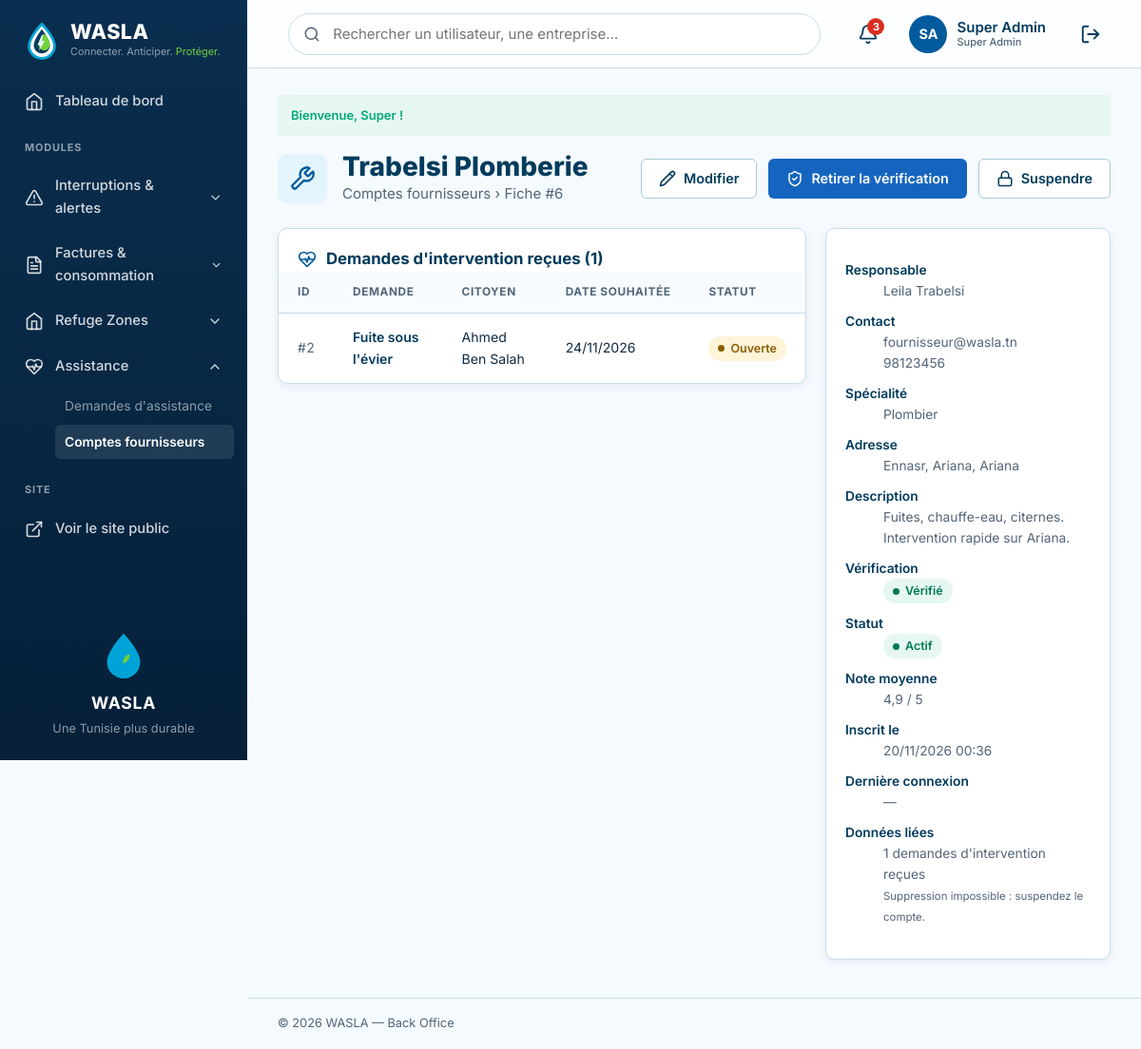
The app's page /index.php?action=admin-fournisseur-voir&id=6 (signed in) with its own data.
### tables this page shows
CREATE TABLE IF NOT EXISTS utilisateur (
    id_utilisateur     INT          NOT NULL AUTO_INCREMENT,
    nom                VARCHAR(50)  NOT NULL,
    prenom             VARCHAR(50)  NOT NULL,
    email              VARCHAR(150) NOT NULL,
    telephone          VARCHAR(20)  NULL,
    mot_de_passe       VARCHAR(255) NOT NULL,
    role               ENUM('citoyen','admin','steg','sonede','entreprise','fournisseur')
                                    NOT NULL DEFAULT 'citoyen',
    statut_compte      ENUM('actif','suspendu') NOT NULL DEFAULT 'actif',
    id_zone            INT          NULL,
    adresse            VARCHAR(255) NULL,
     
    nom_organisation   VARCHAR(100) NULL,                  
    matricule_fiscal   VARCHAR(20)  NULL,                  
    secteur_activite   VARCHAR(60)  NULL,                  
    specialite         ENUM('electricien','plombier','maintenance','solaire','hydraulique') NULL,   
    description        TEXT         NULL,
    compte_verifie     TINYINT(1)   NOT NULL DEFAULT 0,    
    note_moyenne       DECIMAL(2,1) NULL,                  
    date_inscription   DATETIME     NOT NULL DEFAULT CURRENT_TIMESTAMP,
    derniere_connexion DATETIME     NULL,
    PRIMARY KEY (id_utilisateur),
    UNIQUE KEY uq_utilisateur_email (email),
    UNIQUE KEY uq_utilisateur_matricule (matricule_fiscal),
    KEY idx_utilisateur_role (role),
    KEY idx_utilisateur_specialite_zone (specialite, id_zone),
    CONSTRAINT chk_utilisateur_note CHECK (note_moyenne IS NULL OR (note_moyenne >= 0 AND note_moyenne <= 5)),
    CONSTRAINT fk_utilisateur_zone FOREIGN KEY (id_zone)
        REFERENCES zone (id_zone) ON DELETE SET NULL ON UPDATE CASCADE
);

CREATE TABLE IF NOT EXISTS demande_assistance (
    id_demande     INT          NOT NULL AUTO_INCREMENT,
    id_utilisateur INT          NOT NULL,
    sens           ENUM('demande','offre') NOT NULL DEFAULT 'demande',
    categorie      ENUM('eau','recharge','electricite','generateur','hebergement','transport','aines','autre','sante') NOT NULL,  
    titre          VARCHAR(120) NOT NULL,
    description    TEXT         NOT NULL,
    id_zone        INT          NOT NULL,
    quartier       VARCHAR(100) NULL,
    urgence        ENUM('faible','moyenne','haute') NOT NULL DEFAULT 'moyenne',
    id_fournisseur INT          NULL,                      
    date_souhaitee DATE         NULL,
    creneau        ENUM('matin','apres_midi','soir') NULL,
    telephone      VARCHAR(20)  NULL,
    statut         ENUM('ouverte','prise_en_charge','resolue','annulee') NOT NULL DEFAULT 'ouverte',
    date_creation  DATETIME     NOT NULL DEFAULT CURRENT_TIMESTAMP,
    PRIMARY KEY (id_demande),
    KEY idx_demande_zone_statut (id_zone, statut),
    CONSTRAINT fk_demande_utilisateur FOREIGN KEY (id_utilisateur)
        REFERENCES utilisateur (id_utilisateur) ON DELETE CASCADE ON UPDATE CASCADE,
    CONSTRAINT fk_demande_zone FOREIGN KEY (id_zone)
        REFERENCES zone (id_zone) ON DELETE RESTRICT ON UPDATE CASCADE,
    CONSTRAINT fk_demande_fournisseur FOREIGN KEY (id_fournisseur)
        REFERENCES utilisateur (id_utilisateur) ON DELETE SET NULL ON UPDATE CASCADE
);

CREATE TABLE IF NOT EXISTS zone (
    id_zone        INT          NOT NULL AUTO_INCREMENT,
    nom_zone       VARCHAR(100) NOT NULL,
    type_zone      ENUM('gouvernorat','delegation') NOT NULL DEFAULT 'gouvernorat',
    id_zone_parent INT          NULL,
    PRIMARY KEY (id_zone),
    UNIQUE KEY uq_zone_nom_parent (nom_zone, id_zone_parent),
    CONSTRAINT fk_zone_parent FOREIGN KEY (id_zone_parent)
        REFERENCES zone (id_zone) ON DELETE SET NULL ON UPDATE CASCADE
);

### views/backoffice/pages/fournisseurs/voir.php (the view, shortened to what the rows shown need)
<?php
$id = $fournisseur->getIdUtilisateur();
$statutBadge = ['ouverte' => 'warn', 'prise_en_charge' => 'info', 'resolue' => 'ok', 'annulee' => 'muted'];
?>
        <div class="admin-page-head">
          <div class="admin-page-head__title">
            <div>
              <h1><?= e($fournisseur->getNomOrganisation() ?? 'Fournisseur') ?></h1>
              <p><a href="<?= url('admin-fournisseurs') ?>">Comptes fournisseurs</a> › Fiche #<?= $id ?></p>
            </div>
          </div>
        </div>
        <div class="admin-form-layout">
          <section class="admin-card">
            <div class="admin-card__head">
              <h2 class="admin-card__title"><span data-icon="heart-pulse"></span> Demandes d'intervention reçues (<?= count($demandesRecues) ?>)</h2>
            </div>
            <div class="admin-table-wrap">
              <table class="admin-table">
                <thead><tr><th>ID</th><th>Demande</th><th>Citoyen</th><th>Date souhaitée</th><th>Statut</th></tr></thead>
                <tbody>
<?php foreach ($demandesRecues as $d): ?>
                  <tr>
                    <td class="admin-table__id">#<?= $d->getIdDemande() ?></td>
                    <td><a class="admin-table__main" href="<?= url('admin-demande', ['id' => $d->getIdDemande()]) ?>"><?= e($d->getTitre()) ?></a></td>
                    <td><?= e($d->getAuteurPrenom() . ' ' . $d->getAuteurNom()) ?></td>
                    <td><?= e(dateFr($d->getDateSouhaitee())) ?></td>
                    <td><span class="admin-badge admin-badge--<?= $statutBadge[$d->getStatut()] ?>"><?= e(DemandeAssistanceModel::STATUTS[$d->getStatut()]) ?></span></td>
                  </tr>
<?php endforeach; ?>
                </tbody>
              </table>
            </div>
          </section>
          <aside class="admin-card">
            <div class="admin-card__body admin-aside-note">
              <dl>
                <div><dt>Responsable</dt><dd><?= e($fournisseur->getPrenom() . ' ' . $fournisseur->getNom()) ?></dd></div>
                <div><dt>Contact</dt><dd><?= e($fournisseur->getEmail()) ?><br><?= e($fournisseur->getTelephone() ?? '—') ?></dd></div>
                <div><dt>Spécialité</dt><dd><?= e(specialiteLabel($fournisseur->getSpecialite())) ?></dd></div>
                <div><dt>Adresse</dt><dd><?= e(($fournisseur->getAdresse() ? $fournisseur->getAdresse() . ', ' : '') . ($fournisseur->getNomZone() ?? '—')) ?></dd></div>
<?php if ($fournisseur->getDescription()): ?>
                <div><dt>Description</dt><dd><?= e($fournisseur->getDescription()) ?></dd></div>
<?php endif; ?>
                <div><dt>Note moyenne</dt><dd><?= $fournisseur->getNoteMoyenne() !== null ? e(number_format($fournisseur->getNoteMoyenne(), 1, ',', '')) . ' / 5' : '—' ?></dd></div>
                <div><dt>Inscrit le</dt><dd><?= e(dateFr($fournisseur->getDateInscription(), true)) ?></dd></div>
                <div><dt>Dernière connexion</dt><dd><?= e(dateFr($fournisseur->getDerniereConnexion(), true)) ?></dd></div>
              </dl>
            </div>
          </aside>
        </div>
<?php
require __DIR__ . '/../../layout.php';

### views/backoffice/partials/header.php (shortened to what the rows shown need)
      <header class="admin-topbar">
        <div class="admin-topbar__actions">
<?php $adminUser = AuthController::currentUser(); ?>
          <a class="admin-profile" href="<?= url(profilRoute($adminUser) ?? 'mon-compte') ?>" aria-label="Mon compte">
            <span class="admin-avatar"><?= e(initials($adminUser)) ?></span>
            <span class="admin-profile__name"><?= e($adminUser->getPrenom() . ' ' . $adminUser->getNom()) ?><small class="admin-profile__role"><?= e(roleLabel($adminUser->getRole())) ?></small></span>
          </a>
        </div>
      </header>

### records on screen
utilisateur: initials($adminUser) "SA", $adminUser->getPrenom() . ' ' . $adminUser->getNom() "Super Admin", role "Super Admin"
utilisateur: nom_organisation "Trabelsi Plomberie", id_utilisateur "6", $fournisseur->getPrenom() . ' ' . $fournisseur->getNom() "Leila Trabelsi", email "fournisseur@wasla.tn", telephone "98123456", specialite "Plombier", adresse.nom_zone "Ennasr, Ariana, Ariana", description "Fuites, chauffe-eau, citernes. Intervention rapide sur Ariana.", note_moyenne "4,9", date_inscription "20/11/2026 00:36", derniere_connexion "—"
demande_assistance: id_demande "2", titre "Fuite sous l'évier", id_utilisateur.nom "Ahmed Ben Salah", date_souhaitee "24/11/2026", statut "Ouverte"

### other values on screen
$group['label'] "Interruptions & alertes"
$group['label'] "Factures & consommation"
$group['label'] "Refuge Zones"
$group['label'] "Assistance"
$label "Demandes d'assistance"
$label "Comptes fournisseurs"
$flash['message'] "Bienvenue, Super !"
count($demandesRecues) "1"
$n "1"
$label "demandes d'intervention reçues"
